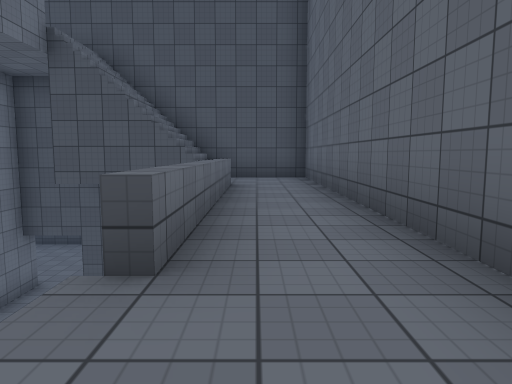
view 1 (above)

13 first-person views from a walk through a 3-D level made in the Unity game engine. The camera is 1.2 m above the floor, tilts 6° down and sees 70° across. Doors are open. The floor is counted in squares, 2 m on a side. Each view is taken from the middle of a square. On the plan, view 1 faces up. The plan holds only what a view shows up to about 10 squares ahead; the rest is blank. The place goes on beyond the plan. The player is left out. Surface patterns are stand-ins for the level's own textures.

view 2
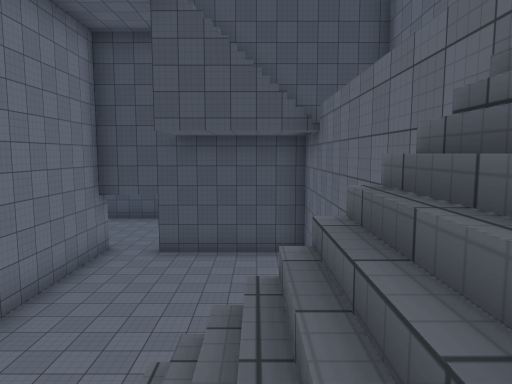

view 3
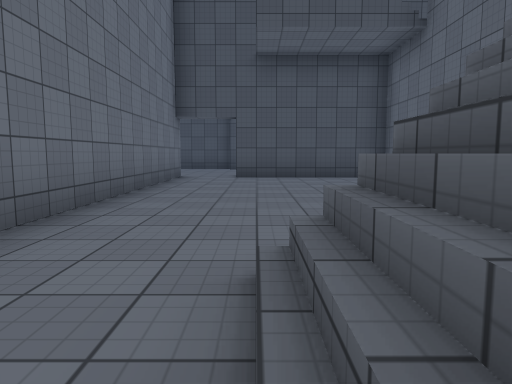

view 4
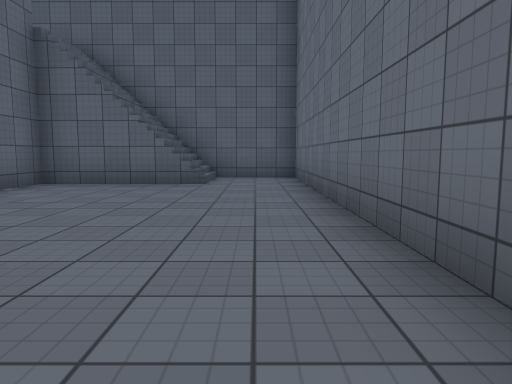

view 5
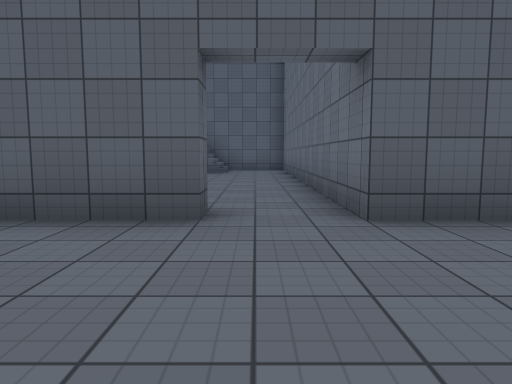

view 6
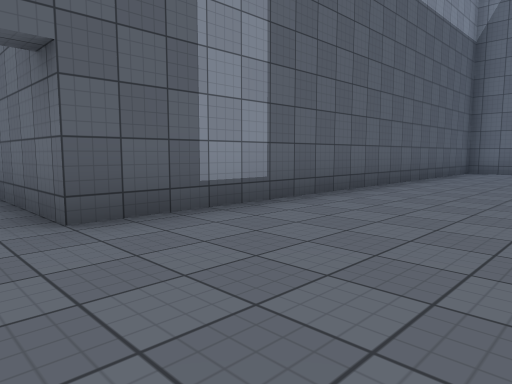

view 7
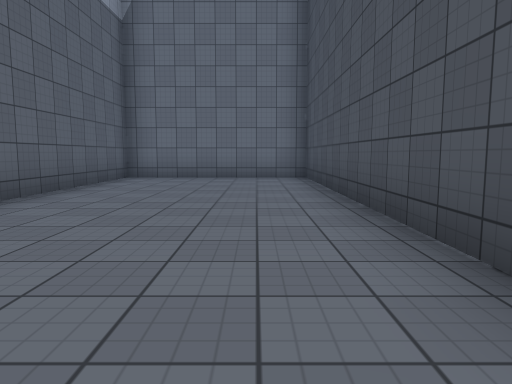

view 8
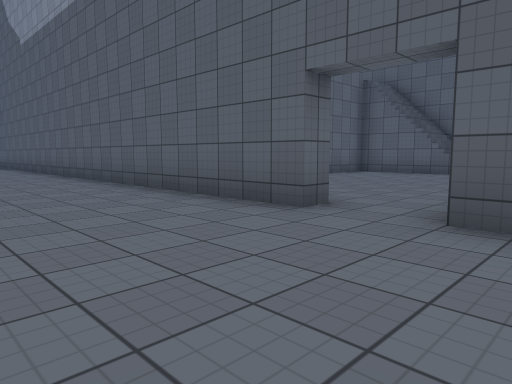

view 9
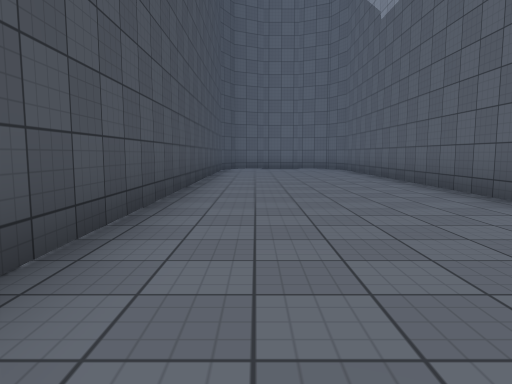

view 10
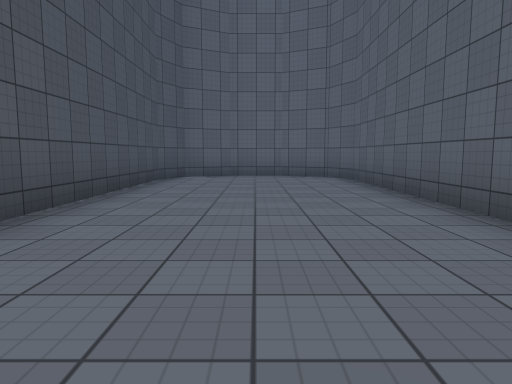

view 11
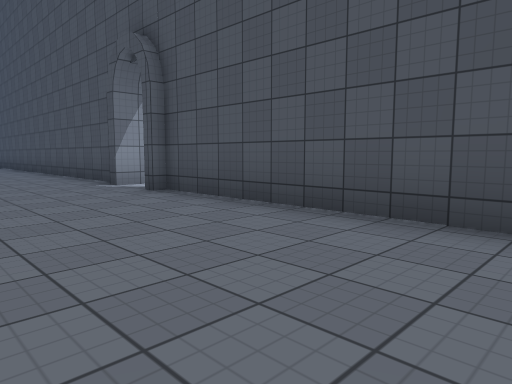

view 12
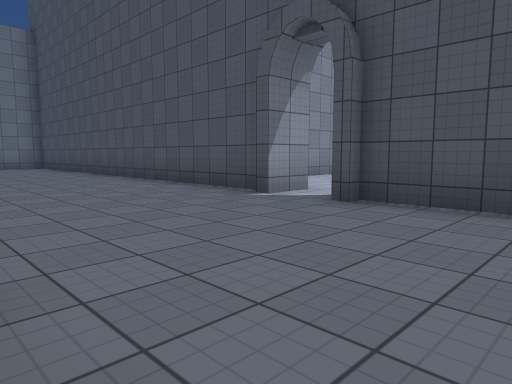

view 13
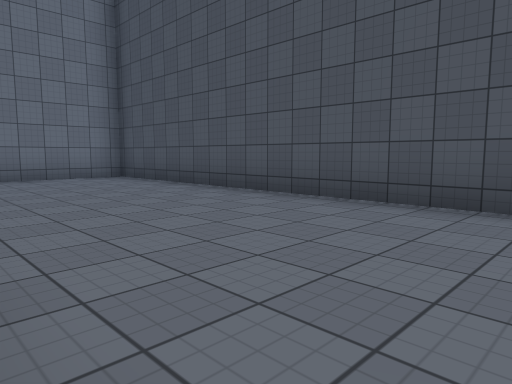

### Floor plan
Key: @ floor where view 1 was taken; # wall or solid block; . main floor; : floor 6 m higher than the main floor; / step, stairs or slope.
Columns run from 18 left of view 1 to 12 right of it. Each row starts with its distance up from view 1.
 15 ############      ############
 14 #..........########..........##
 13 #.............................#
 12 #.............................#
 11 #.............................#
 10 #............................##
  9 #############.################
  8             #..../::#
  7             #.... ::#
  6             #.... ::#
  5             #.....::#
  4             #.....::#
  3             #.....::#
  2             #./...::#
  1             #.////::
  0             #.////@
 -1             #######

Positions as (right, up) in squares from view 1, and headings:
1: (0, 0), facing up
2: (-2, 0), facing up
3: (-4, 0), facing up
4: (-5, 9), facing down
5: (-5, 13), facing down
6: (-5, 13), facing down-left
7: (-8, 13), facing left
8: (-7, 13), facing down-right
9: (-3, 13), facing right
10: (2, 12), facing right
11: (2, 11), facing up-left
12: (-1, 10), facing up-left
13: (-8, 10), facing up-left
